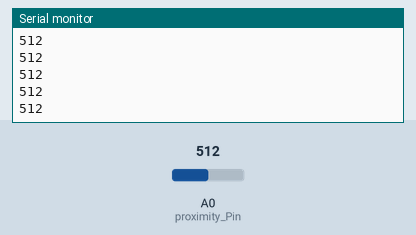
The sketch below on a simulated Arduino Uno, built with avr-gcc and run on an emulated ATmega328P. On the bench: the last lines printed to the serial monitor. Inputs (shaded band) come from the test bench; at power-on: A0 (proximity_Pin) = 512.

Above: at 1.2 s.
1.3 s: A0 (proximity_Pin) set to 716
At 1.31 s:
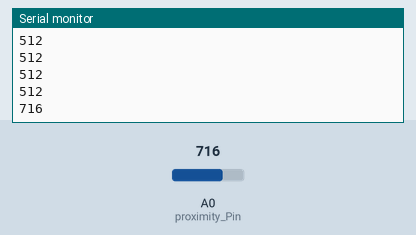
2.8 s: A0 (proximity_Pin) set to 900
At 2.81 s:
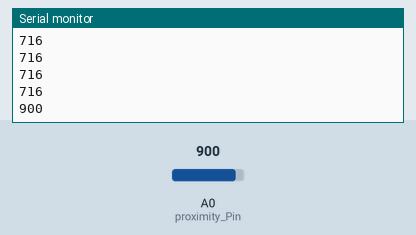
Timing chart, 0 to 5.8 s (numbered marks = the images above; inputs shaded):
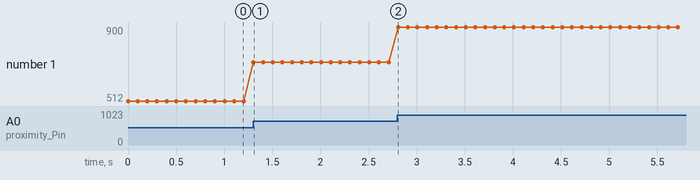

The sketch:

Q2.ino
```cpp
const int proximity_Pin=A0;
void setup()
{
pinMode(proximity_Pin, INPUT);
Serial.begin(9600);
}
void loop()
{
int sensorValue = analogRead(proximity_Pin);

//delay(500);
Serial.println(sensorValue);
delay(100);


}
```

Measured:
- after the input at 1.3 s, the serial monitor: prints a new line at once (image 1)
- after the input at 2.8 s, the serial monitor: prints a new line at once (image 2)
- plotted number 1: 512 → 716 after the input at 1.3 s, 716 → 900 after the input at 2.8 s
